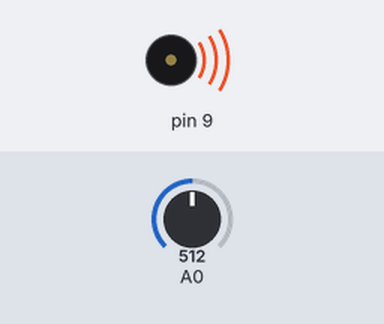
Simulated run of this sketch. Board: Arduino Uno, built with avr-gcc and run on an emulated ATmega328P. On the bench: buzzer (waves = sounding). The test bench sets the inputs (shaded band); at power-on: A0 = 512. What the sketch prints to the serial monitor is not drawn.

Above: at 0.1 s.
Timing chart, 0 to 1.6 s (numbered marks = the images above):
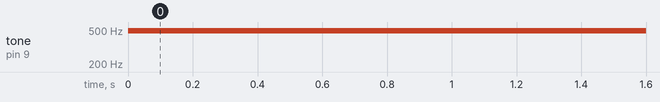

The sketch:

tono.ino
```cpp
void setup() {
  // put your setup code here, to run once:
  Serial.begin(9600);
}

void loop() {
  // put your main code here, to run repeatedly:
  int sensor=analogRead(0);
  int frecuencia=map(sensor,0,1023,100,880);
  Serial.print(frecuencia);
  Serial.print("\n");
  tone(9,frecuencia);
}
```

Measured:
- by itself, tone on pin 9: silent → 490 Hz at 0.00 s
